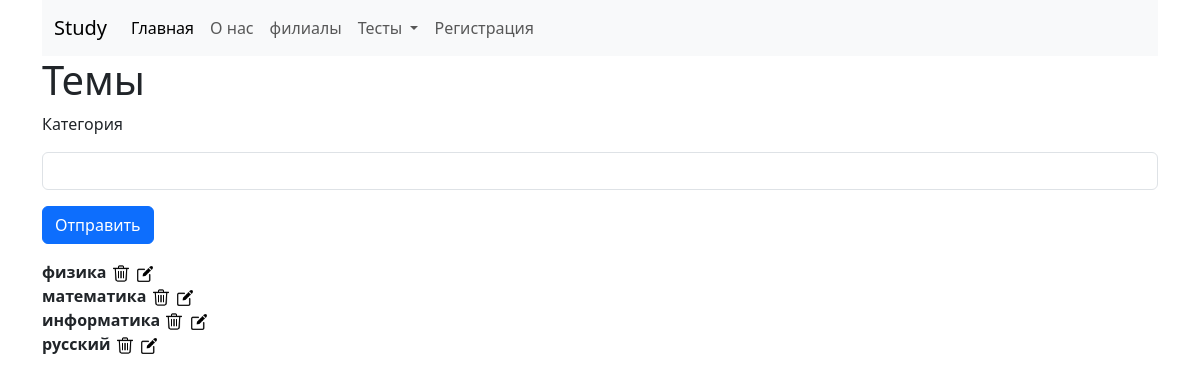
The page /topic/create on the database as committed earlier.
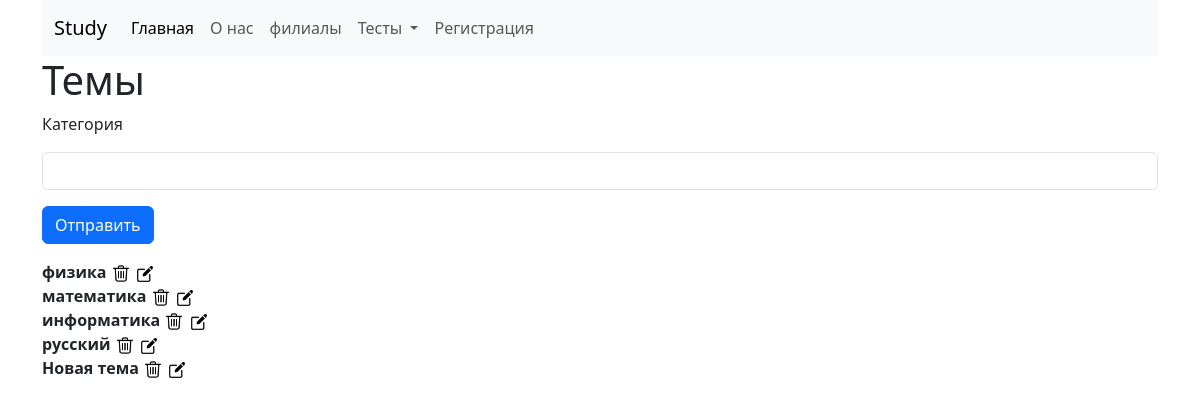
The same page on the database as committed later.
### main.py (models this page shows)
class Topic(db.Model):
    id = db.Column(db.Integer(), primary_key=True)
    name = db.Column(db.String(250))

### main.py (the view)
@app.route('/topic/create', methods=['POST', 'GET'])
def create_topic():
    topic_form = TopicForm()
    if topic_form.validate_on_submit():
        new_topic = Topic(name=topic_form.name.data)
        db.session.add(new_topic)
        db.session.commit()
        topic_form.name.data = None
    topics = Topic.query.all()
    return render_template('create_topic.html', topics=topics, form=topic_form)

### main.py
class TopicForm(FlaskForm):
    name = StringField('Категория', validators=[DataRequired(), Length(min=3, max=100)])
    submit = SubmitField("Отправить")

### templates/create_topic.html (shortened to what this page needs)
{% extends "layout.html" %}
{% block content %}
<h1>Темы</h1>
  <form method="POST">
    {{form.name.label(class="form-control-label mb-3")}}
    {{form.name(class="form-control mb-3")}}
    {{form.submit(class="btn btn-primary mb-3")}}
  </form>
  {% if  topics %}
    {% for topic in topics %}
    <div><strong>{{topic.name}}</strong></a>
    <a href="{{url_for('delete_topic', topic_id = topic.id)}}"><img src="/static/images/delete.png" width="20" height="19"></a>
    <a href="{{url_for('edit_topic', topic_id = topic.id)}}"><img src="/static/images/Edit.png" width="20" height="20"></a>
    </div>
    {% endfor %}
  {% else %}
  <strong>Создайте первую тему.</strong>
  {% endif %}
{% endblock %}

### templates/layout.html (shortened to what this page needs)
<!DOCTYPE html>
<html lang="en">
<head>
    <link rel="stylesheet" href="{{url_for('static', filename='css/style.css')}}">
    <link rel="stylesheet" href="{{url_for('static', filename='css/main.css')}}">
    <link href="https://cdn.jsdelivr.net/npm/bootstrap@5.3.3/dist/css/bootstrap.min.css" rel="stylesheet">
</head>
<body>
    <div class="container">
        <nav class="navbar navbar-expand-lg bg-body-tertiary">
            <div class="container-fluid">
              <a class="navbar-brand" href="#">Study</a>
              <div class="collapse navbar-collapse" id="navbarNav">
                <ul class="navbar-nav">
                  <li class="nav-item">
                    <a class="nav-link active" aria-current="page" href="{{url_for('home')}}">Главная</a>
                  </li>
                  <li class="nav-item">
                    <a class="nav-link" href="{{url_for('about')}}">О нас</a>
                  </li>
                  <li class="nav-item">
                    <a class="nav-link" href="{{url_for('page1')}}">филиалы </a>
                  </li>
                  <li class="nav-item dropdown">
                    <a class="nav-link dropdown-toggle" href="#" id="navbarDropdown" role="button" data-bs-toggle="dropdown" aria-expanded="false">
                      Тесты
                    </a>
                  </li>
                  <li class="nav-item">
                    {% if not current_user.is_authenticated %}
                    <a class="nav-link" href="{{url_for('register')}}">Регистрация </a>
                    {% else %}
                    <a class="nav-link" href="{{url_for('logout')}}">Выйти ({{current_user.email}})</a>
                    {% endif %}
                  </li>
                </ul>
              </div>
            </div>
          </nav>
        {% block content %} {% endblock %}
    </div>
</body>
</html>

### static/css/style.css (style rules this page uses)
h1 { color: red; }

### static/css/main.css (style rules this page uses)
body { color: aqua; }

Rows that differ between the two databases and show on the page:
added Topic: name "Новая тема"
